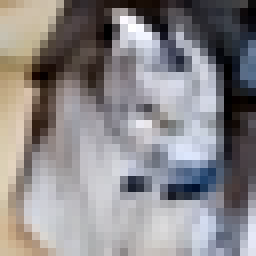
#> input picture x_replicate_evodiff/thesis_evodiff/draw/images/b1.png, 32 x 32 px (shown 8 times larger)
$ python compare.py
#> lines starting #> are read from the running program, lines starting #| are printed output that depends on the picture
import matplotlib.pyplot as plt
import matplotlib.image as mpimg
import matplotlib.patches as patches
import os

# 1. Base Configuration (Academic English Fonts)
plt.rcParams.update({
    "font.family": "serif",
    "font.serif": ["Times New Roman", "DejaVu Serif"],
    "mathtext.fontset": "stix",
    "font.size": 10,
    "text.usetex": False,
})

# 2. Definitions (Matched to your previous table terminology)
methods = [
    'Baseline\n(DPM-Solver++)',
    'Variant A\n($\\zeta$-only)',
    'Variant B\n($\\eta$-only)',
    'Full EVODiff\n(Ours)'
]
fids = ['FID: 8.71', 'FID: 8.24', 'FID: 7.36', 'FID: 6.92']

# Folder where your images are stored (relative to this script)
image_dir = os.path.join(os.path.dirname(__file__), 'images')

# Image filenames
image_files = [
    ['b1.png', 'a1.png', 'v1.png', 'f1.png'], # Row 1 images
    ['b2.png', 'a2.png', 'v2.png', 'f2.png']  # Row 2 images
]

# 3. Create 2x4 Figure
fig, axes = plt.subplots(2, 4, figsize=(12, 6.5))
plt.subplots_adjust(wspace=0.05, hspace=0.1)

for row in range(2):
    for col in range(4):
        ax = axes[row, col]

        # Construct full path safely
        img_name = image_files[row][col]
        img_path = os.path.join(image_dir, img_name)

        # Read and display image OR show a placeholder if missing
        if os.path.exists(img_path):
            img = mpimg.imread(img_path)
#> img is the input picture: shape (32, 32, 3) float32; mean R, G, B 0.547, 0.535, 0.542
            ax.imshow(img)
        else:
            # Placeholder logic so the script doesn't crash
            ax.add_patch(patches.Rectangle((0, 0), 1, 1, facecolor='#ecf0f1', edgecolor='#bdc3c7'))
            ax.text(0.5, 0.5, f'Missing:\n{img_name}', ha='center', va='center', color='#7f8c8d')
            ax.set_xlim(0, 1)
            ax.set_ylim(0, 1)

        ax.axis('off')

        # Add Method Titles to Row 0
        if row == 0:
            ax.set_title(methods[col], fontsize=13, fontweight='bold', pad=10)

        # Add FID scores below Row 1
        if row == 1:
            # Using a dark red color (#c0392b) which looks more professional in papers
            ax.text(0.5, -0.15, fids[col], transform=ax.transAxes,
                    ha='center', fontsize=12, color='#c0392b', fontweight='bold')

# 4. Save
output_dir = "thesis_evodiff/results/figures"
#> output_dir = 'thesis_evodiff/results/figures'
os.makedirs(output_dir, exist_ok=True)
save_path = os.path.join(output_dir, 'figure_4_4_quality_comparison.png')

plt.tight_layout()
plt.savefig(save_path, dpi=300, bbox_inches='tight', facecolor='white')
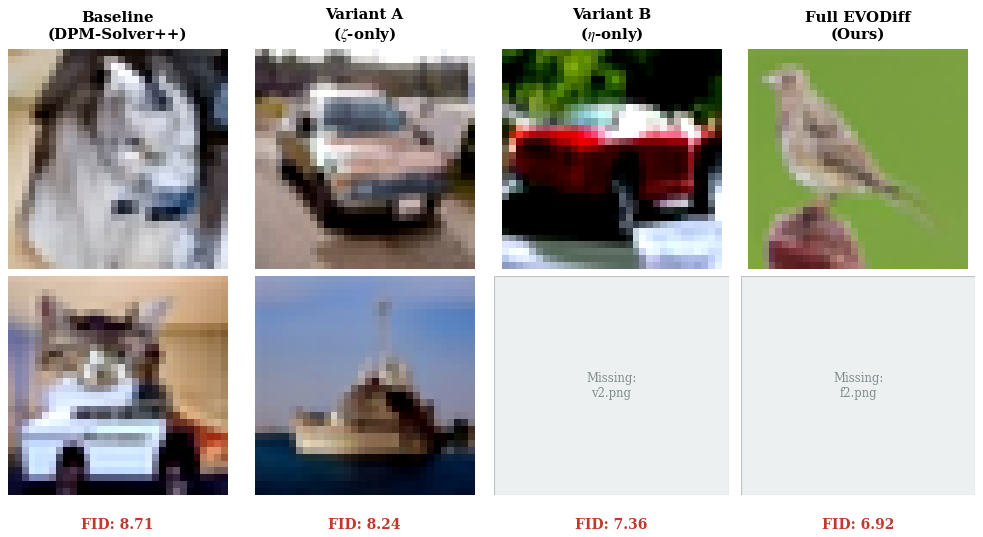
#> figure drawn by matplotlib, 8 panels
plt.close()

print(f"Figure generated and saved to:\n  {save_path}")
#| Figure generated and saved to:
#|   thesis_evodiff/results/figures/figure_4_4_quality_comparison.png
